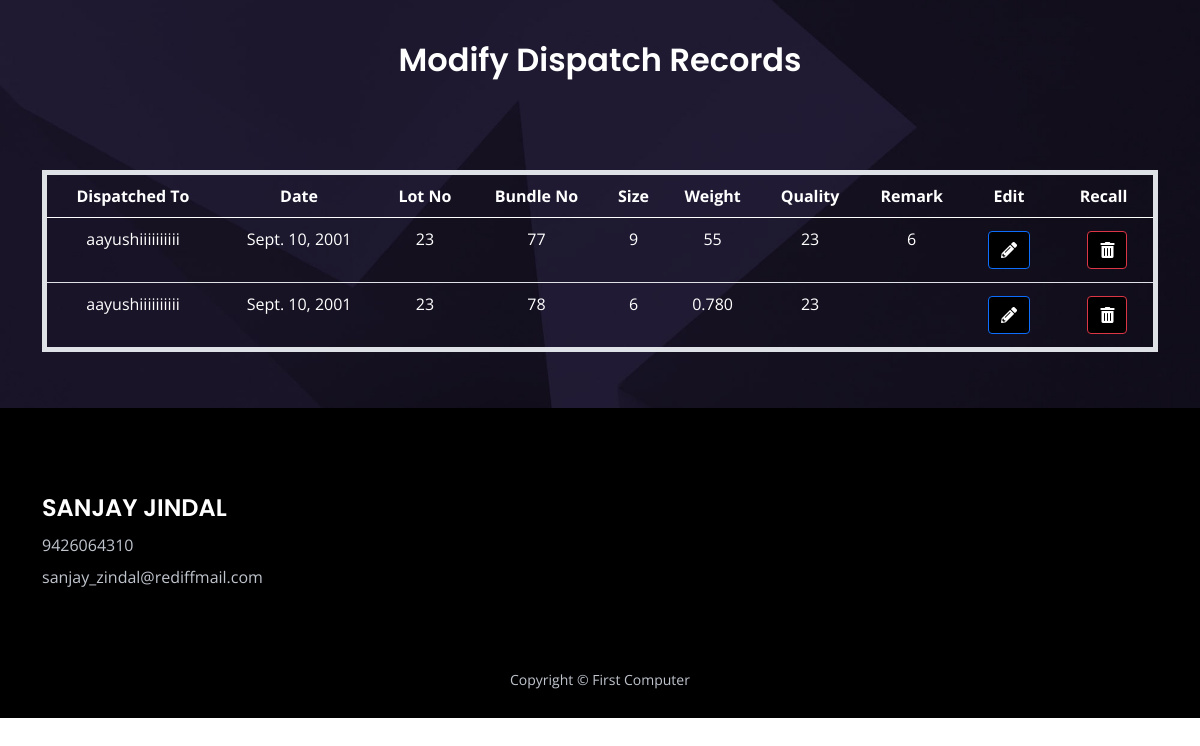
The page /modify_dispatch/ (signed in) on the database its author committed.
### app/models.py (models this page shows, shortened)
class Selected(models.Model):
    packing = models.ForeignKey(Packing, on_delete=models.CASCADE)
    name = models.CharField(max_length=100, blank=True, null=True)
    bill_no = models.CharField(max_length=20, blank=True, null=True)
    date = models.DateField(max_length=20, blank=True, null=True)

class Packing(models.Model):
    user = models.ForeignKey(User, on_delete=models.CASCADE, null=True, default=None)
    date_packing = models.DateField(max_length=20, blank=True, null=True)
    lot_no = models.CharField(max_length=100)
    quality = models.ForeignKey('Quality', on_delete=models.CASCADE)
    point = models.ForeignKey('Point', on_delete=models.CASCADE)
    brand = models.ForeignKey('Brand', on_delete=models.CASCADE)
    lot_kgs = models.FloatField()
    total_weight = models.DecimalField(max_digits=10, decimal_places=2, default=0.00)

class Bundle(models.Model):
    bundle_entry = models.ForeignKey(Packing, on_delete=models.CASCADE, related_name='bundles')
    bundle = models.CharField(max_length=100)
    grade = models.CharField(max_length=100)
    sizes = models.CharField(max_length=100)
    sheet = models.CharField(max_length=100)
    weight = models.CharField(max_length=100)
    remarks = models.CharField(max_length=200, blank=True, null=True)
    status = models.BooleanField(default=False)  # Field to track dispatch status
    bill_no = models.CharField(max_length=20, blank=True, null=True)

class Quality(models.Model):
    user = models.ForeignKey(User, on_delete=models.CASCADE, blank=True, null=True)  # Add this field
    quality_no = models.CharField(max_length=100)
    def __str__(self):
        return self.quality_no

### app/modify.py (the view)
# urls.py: path('modify_dispatch/', modify.modify_dispatch, name='modify_dispatch'),
def modify_dispatch(request):
    packings = Packing.objects.filter(user=request.user, selected__isnull=False).order_by('date_packing')
    return render(request, 'modify/modify_dispatch.html', {'packings': packings})

### app/templates/modify/modify_dispatch.html (shortened to what this page needs)
{% load static %}
<!DOCTYPE html>
<html lang="en">
<head>
    <link href="{% static 'css/bootstrap.min.css' %}" rel="stylesheet">
    <link href="{% static 'css/fontawesome-all.min.css' %}" rel="stylesheet">
    <link href="{% static 'css/swiper.css' %}" rel="stylesheet">
    <link href="{% static 'css/styles.css' %}" rel="stylesheet">
</head>
<body>
    <div id="contact" class="form-1">
        <div class="container">
            <h2 class="h2-heading">Modify Dispatch Records</h2><br><br>
            <div class="table-responsive">
                <table class="table table-striped">
                    <thead>
                        <tr>
                            <th>Dispatched To</th>
                            <th>Date</th>
                            <th>Lot No</th>
                            <th>Bundle No</th>
                            <th>Size</th>
                            <th>Weight</th>
                            <th>Quality</th>
                            <th>Remark</th>
                            <th>Edit</th>
                            <th>Recall</th>
                        </tr>
                    </thead>
                    <tbody>
                        {% for packing in packings %}
                            {% for selected in packing.selected_set.all %}
                                {% for bundle in packing.bundles.all %}
                                    <tr>
                                        <td>{{ selected.name }}</td>
                                        <td>{{ selected.date }}</td>
                                        <td>{{ packing.lot_no }}</td>
                                        <td>{{ bundle.bundle }}</td>
                                        <td>{{ bundle.sizes }}</td>
                                        <td>{{ bundle.weight }}</td>
                                        <td>{{ packing.quality }}</td>
                                        <td>{{ bundle.remarks }}</td>
                                        <td>
                                            <a href="{% url 'edit_dispatch' packing.id %}" class="btn btn-primary">
                                                <i class="fas fa-pencil-alt"></i>
                                            </a>
                                        </td>
                                        <td>
                                            <form id="recallForm{{ packing.id }}" action="{% url 'recall_dispatch' packing.id %}" method="post">
                                                <button type="button" class="btn btn-danger" onclick="confirmRecall('{{ packing.id }}')">
                                                    <i class="fas fa-trash-alt"></i>
                                                </button>
                                            </form>
                                        </td>
                                    </tr>
                                {% endfor %}
                            {% endfor %}
                        {% endfor %}
                    </tbody>
                </table>
            </div>
        </div>
    </div>
    <div class="footer">
        <div class="container">
            <div class="row">
                <div class="col-lg-12">
                    <div class="footer-col second">
                        <h4 style="color:white"><br><br>SANJAY JINDAL</h4>
                        <ul class="list-unstyled li-space-lg p-big">
                            <li>9426064310</li>
                            <li>sanjay_zindal@rediffmail.com</li>
                        </ul>
                    </div>
                </div>
            </div>
        </div>
    </div>
    <div class="copyright">
        <div class="container">
            <div class="row">
                <div class="col-lg-12">
                    <p class="p-small">Copyright © First Computer</p>
                </div>
            </div>
        </div>
    </div>
</body>
</html>

### app/static/css/styles.css (style rules this page uses)
body, html { width: 100%; height: 100%; }
body, p { color: #53575a; font: 400 1rem/1.625rem "Open Sans", sans-serif; }
h2 { color: #2b2b4f; font-weight: 600; font-size: 2rem; line-height: 2.5rem; font-family: "Poppins" }
h4 { color: #2b2b4f; font-weight: 600; font-size: 1.5rem; line-height: 2rem; font-family: "Poppins" }
.p-small { font-size: 0.875rem; line-height: 1.5rem; }
.li-space-lg li { margin-bottom: 0.5rem; }
a { color: #53575a; text-decoration: underline; }
.form-1 { padding-top: 9.5rem; padding-bottom: 8.75rem; background: url('../images/contact-background.jpg') center center no-repeat; background-size: cover; text-align: center; }
.form-1 .h2-heading { margin-bottom: 1.125rem; color: #ffffff; }
.footer { padding-top: 6.5rem; padding-bottom: 2rem; background-color: #121015; }
.footer .footer-col { margin-bottom: 3rem; }
.footer p, .footer a, .footer ul { color: #bfc4cd; }
.footer .li-space-lg li { margin-bottom: 0.375rem; }
.copyright { padding-bottom: 1rem; background-color: #121015; text-align: center; }
.copyright p, .copyright a { color: #bfc4cd; text-decoration: none; }
@media (min-width: 992px) { .h2-heading { width: 35.25rem; margin-right: auto; margin-left: auto; } }
@media (min-width: 992px) { .footer .footer-col { margin-bottom: 2rem; } }
@media (min-width: 992px) { .footer .footer-col.second { display: inline-block; width: 320px; margin-right: 1.75rem; vertical-align: top; } }
@media (min-width: 1200px) { .container { max-width: 1140px; } }
@media (min-width: 1200px) { .form-1 form { margin-left: 0.5rem; } }
@media (min-width: 1200px) { .footer .footer-col.second { margin-right: 6.5rem; } }

### app/templates/modify/modify_dispatch.html (style rules this page uses)
.form-1 { padding: 40px 0; }
.h2-heading { margin-bottom: 30px; }
.btn { margin: 5px; }
.footer { background-color: #000; color: white; padding: 20px 0; }
.footer-col { margin-bottom: 20px; }
.copyright { background-color: #000; color: white; padding: 10px 0; }
.table-responsive { margin-top: 20px; }
table { color: white; border: 5px solid white; }
th, td { color: white !important; }
.btn-primary { background-color: black; }
.btn-danger { background-color: black; }

### rows shown on the page
Packing: lot_no "23", quality "23"
Selected: name "aayushiiiiiiiiii", date "Sept. 10, 2001"
Bundle: bundle "77", sizes "9", weight "55", remarks "6"
Bundle: bundle "78", sizes "6", weight "0.780"
